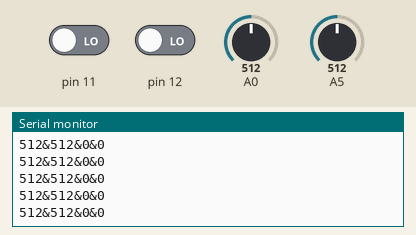
Recording of a sketch running on a simulated Arduino Uno, built with avr-gcc and run on an emulated ATmega328P. Shown: the last lines printed to the serial monitor. Inputs (shaded band) come from the test bench; at power-on: A0 = 512, A5 = 512, pin 11 LOW, pin 12 LOW.

Above: at 1.2 s.
1.3 s: A0 set to 11
At 2.3 s:
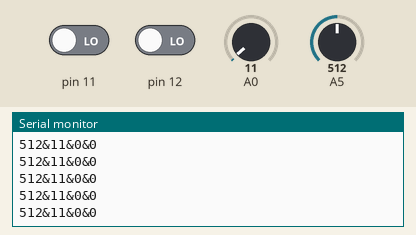
2.8 s: A0 set to 8
At 3.8 s:
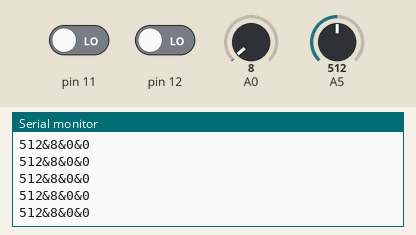
5.8 s: A5 set to 988
At 6.4 s:
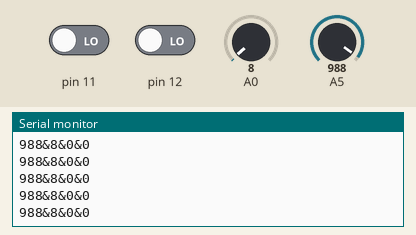
7.3 s: A5 set to 1009
At 8.4 s:
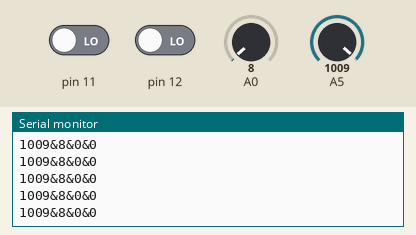
Timing chart, 0 to 10.3 s (numbered marks = the images above; inputs shaded):
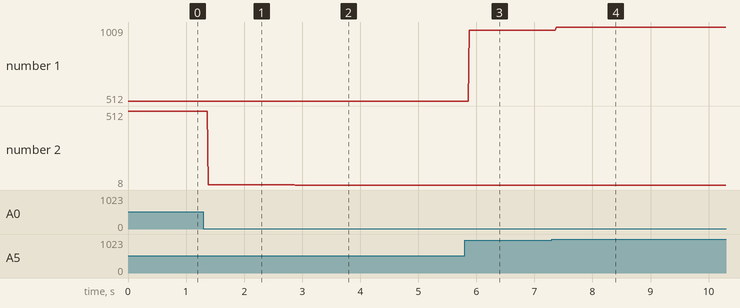

The sketch:

Arduino_pONG.ino
```cpp
  int buttonValue = 1;
  int buttonValue0 = 0;

void setup() {
  // initialize serial communication at 9600 bits per second:
  Serial.begin(9600);

  pinMode(11, INPUT);
  pinMode(12, INPUT);
}

// the loop routine runs over and over again forever:
void loop() {
  // read the input on analog pin 0:
  int sensorValue = analogRead(A5);
  int sensorValue0 = analogRead(A0);
  buttonValue = digitalRead(12);
  buttonValue0 = digitalRead(11);

  // print out the value you read:
  Serial.print(sensorValue);
  Serial.print("&");
  Serial.print(sensorValue0);
  Serial.print("&");
  Serial.print(buttonValue);
  Serial.print("&");
  Serial.println(buttonValue0);
  delay(1);        // delay in between reads for stability
}
```

Measured:
- after the input at 1.3 s, the serial monitor: prints a new line after 0.08 s (image 1)
- after the input at 2.8 s, the serial monitor: prints a new line after 0.08 s (image 2)
- after the input at 5.8 s, the serial monitor: prints a new line after 0.07 s (image 3)
- after the input at 7.3 s, the serial monitor: prints a new line after 0.07 s (image 4)
- plotted number 1: 512 → 988 after the input at 5.8 s, 988 → 1009 after the input at 7.3 s
- plotted number 2: 512 → 11 after the input at 1.3 s, 11 → 8 after the input at 2.8 s
